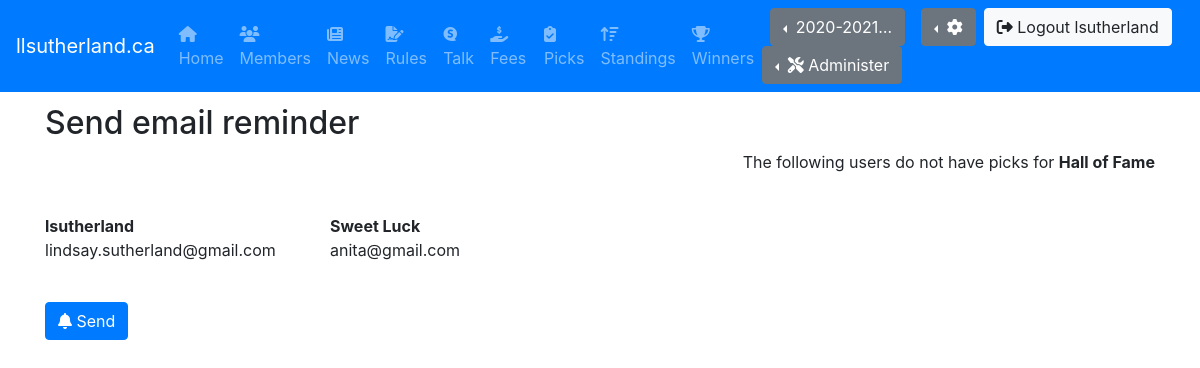
Page /email_reminder (signed in) on the committed database.
### pool/models.py (models this page shows, shortened)
class Season(models.Model):
    name = models.CharField(max_length=50, blank=False, null=False)
    effective_date = models.DateField(blank=False, null=False)
    effective_end_date = models.DateField(blank=False, null=False)
    is_active = models.BooleanField(default=True)

class CustomUser(AbstractUser):
    US_EST = 'US/Eastern'
    TZS = [
        ('US/Alaska', 'US/Alaska'),
        ('US/Arizona','US/Arizona'),
        ('US/Central','US/Central'),
        (US_EST,'US/Eastern'),
        ('US/Hawaii','US/Hawaii'),
        ('US/Mountain','US/Mountain'),
        ('US/Pacific','US/Pacific'),
        ('Europe/Amsterdam','Europe/Amsterdam'),
        ('Europe/Athens','Europe/Athens'),
        ('Europe/Belgrade','Europe/Belgrade'),
        ('Europe/Berlin','Europe/Berlin'),
        ('Europe/Brussels','Europe/Brussels'),
        ('Europe/Bucharest','Europe/Bucharest'),
        ('Europe/Budapest','Europe/Budapest'),
        ('Europe/Copenhagen','Europe/Copenhagen'),
        ('Europe/Dublin','Europe/Dublin'),
        ('Europe/Gibraltar','Europe/Gibraltar'),
        ('Europe/Helsinki','Europe/Helsinki'),
        ('Europe/Istanbul','Europe/Istanbul'),
        ('Europe/Kiev','Europe/Kiev'),
        ('Europe/Lisbon','Europe/Lisbon'),
        ('Europe/London','Europe/London'),
        ('Europe/Luxembourg','Europe/Luxembourg'),
        ('Europe/Madrid','Europe/Madrid'),
        ('Europe/Malta','Europe/Malta'),
        ('Europe/Moscow','Europe/Moscow'),
        ('Europe/Oslo','Europe/Oslo'),
        ('Europe/Paris','Europe/Paris'),
        ('Europe/Prague','Europe/Prague'),
        ('Europe/Rome','Europe/Rome'),
        ('Europe/Sarajevo','Europe/Sarajevo'),
        ('Europe/Stockholm','Europe/Stockholm'),
        ('Europe/Vienna','Europe/Vienna'),
        ('Europe/Volgograd','Europe/Volgograd'),
        ('Europe/Warsaw','Europe/Warsaw'),
        ('Europe/Zurich','Europe/Zurich')
    ]
    username_validator = MyValidator()
    username = models.CharField(
        _('username'),
        max_length=150,
        unique=True,
        help_text=_('Required. 150 characters or fewer. Names and numbers only.'),
        validators=[username_validator],
            error_messages={
            'unique': _("A user with that username already exists."),
        },
    )
    mobile = models.CharField(max_length=20, blank=True, null=True)
    image = models.ImageField(upload_to='profile_image', blank=True, null=True)
    favorite_team = models.ForeignKey(Team, on_delete=models.CASCADE, blank=True, null=True)
    timezone = models.CharField(max_length=50, blank=False, null=False, default=US_EST, choices=TZS)

class Week(models.Model):
    name = models.CharField(max_length=50, blank=False, null=False)
    effective_date = models.DateField(blank=False, null=False)
    effective_end_date = models.DateField(blank=False, null=False)
    is_active = models.BooleanField(default=False)
    week_type = models.ForeignKey(WeekType, on_delete=models.CASCADE, null=False)
    season = models.ForeignKey(Season, on_delete=models.CASCADE, null=False)

### pool/views.py (the view)
# urls.py: path('email_reminder', EmailReminder.as_view(), name='email_reminder'),
class EmailReminder(LoginRequiredMixin, TemplateView):
    template_name = 'email_reminder.html'
    def get(self, request):
        args = get_current(request)
        users = get_users_no_picks(request)
        args.update({'template_name' : self.template_name})
        args.update({'users' : users})
        return render(request, self.template_name, args)

### pool/views.py (called while the page is built)
def get_users_no_picks(request):
    args = get_current(request)
    current_week = args.get('current_week')
    picks = Pick.objects.prefetch_related('game_id__week_id').filter(game_id__week_id = current_week.id, pick_type_id = 1)
    users = set()
    for p in picks:
        users.add(p.user)
    return users

def get_current(request):
    current_season = None
    current_week = None
    seasons = []
    prefs = None
    request.session['django_timezone'] = request.user.timezone
    try:
        current_season = get_current_season(request)
        current_week = get_current_week(request)
        seasons = get_seasons()
        prefs = get_preferences(request)
    except Exception as e:
        print(e)
    return {
        'preferences' : prefs,
        'current_season': current_season,
        'current_week' : current_week,
        'seasons' : seasons
    }

def get_preferences(request):
    return Preferences.objects.get(user_id = request.user.id)

def get_seasons():
    return Season.objects.order_by('-effective_date')

def get_current_season(request):
    active_season = Season.objects.get(is_active=True)
    current_season_id = request.session['current_season_id']
    if not active_season.id == current_season_id:
        request.session['current_season_id'] = active_season.id
        return Season.objects.get(id=active_season.id)
    else:
        return Season.objects.get(id=current_season_id)

def get_current_week(request):
    active_week = Week.objects.get(is_active=True)
    current_week_id = request.session['current_week_id']
    if not active_week.id == current_week_id:
        request.session['current_week_id'] = active_week.id
        request.session['current_week_type_id'] = active_week.week_type.id
        return Week.objects.get(id=active_week.id)
    else:
        return Week.objects.get(id=current_week_id)

### utils/season_helper.py (called while the page is built)
def get_now():
    return timezone.now()

### pool/templates/email_reminder.html (shortened to what this page needs)
{% extends 'base.html' %}
{% block body %}
{% include "page_title.html" with name="Send email reminder" %}
<p class="text-right">The following users do not have picks for <strong>{{current_week.name}}</strong></p>
<br/>
{% if users %}
    <div class="row">
    {% for item in users %}
        <div class="col-lg-3 col-sm-6 col-xs-12">
            <strong>{{item.username}}</strong><p>{{item.email}}</p>
        </div>
    {% endfor %}
    </div>
    <br/>
    {% if request.user.favorite_team %}
        <a href="{% url 'send_email_reminder' %}" class="btn btn-primary" style="background-color:{{user.favorite_team.color_03}};color:{{user.favorite_team.color_01}};border-color:{{user.favorite_team.color_01}}" href="{% url 'email_reminder' %}"><i class="fas fa-bell"></i>  Send</a>
    {% else %}
        <a href="{% url 'send_email_reminder' %}" class="btn btn-primary" href="{% url 'email_reminder' %}"><i class="fas fa-bell"></i>  Send</a>
    {% endif %}
{% else %}
    <div class="row">
        <div class="col-12">
            <div class="alert alert-warning"><span style="font-style:italic;"><i class="fas fa-bell"></i>  All Users have made their picks this week</span></div>
        </div>
    </div>
{% endif %}
{% endblock %}

### pool/templates/nav/no-fav-team.html (shortened to what this page needs)
<nav class="navbar navbar-expand-md navbar-dark fixed-top bg-primary">
        <a class="navbar-brand" href="#">llsutherland.ca</a>
        <div class="collapse navbar-collapse" id="navbarCollapse">
            <ul class="navbar-nav mr-auto">
                <li class="nav-item">
                    <a class="nav-link {% if request.resolver_match.url_name == "home" %}active{% endif %}" href="{% url 'home'  %}"><i class="fas fa-home"></i> Home</a>
                </li>
                <li class="nav-item">
                    <a class="nav-link {% if request.resolver_match.url_name == "members" %}active{% endif %}" href="{% url 'members'  %}"><i class="fas fa-users"></i> Members</a>
                </li>
                <li class="nav-item">
                    <a class="nav-link {% if request.resolver_match.url_name == "news" %}active{% endif %}" href="{% url 'news'  %}"><i class="fas fa-newspaper"></i> News</a>
                </li>
                <li class="nav-item">
                    <a class="nav-link {% if request.resolver_match.url_name == "rules" %}active{% endif %}" href="{% url 'rules'  %}"><i class="fas fa-file-signature"></i> Rules</a>
                </li>
                <li class="nav-item">
                    <a class="nav-link {% if request.resolver_match.url_name == "talk" %}active{% endif %}" href="{% url 'talk'  %}"><i class="fab fa-speakap"></i> Talk</a>
                </li>
                <li class="nav-item">
                    <a class="nav-link {% if request.resolver_match.url_name == "fees" %}active{% endif %}" href="{% url 'fees'  %}"><i class="fas fa-hand-holding-usd"></i> Fees</a>
                </li>
                <li class="nav-item">
                    <a class="nav-link {% if request.resolver_match.url_name == "picks" %}active{% endif %}" href="{% url 'picks' %}"><i class="fas fa-clipboard-check"></i> Picks</a>
                </li>
                <li class="nav-item">
                    <a class="nav-link {% if request.resolver_match.url_name == "standings" %}active{% endif %}" href="{% url 'standings'%}""><i class="fas fa-sort-amount-up"></i> Standings</a>
                </li>
                <li class="nav-item">
                    <a class="nav-link {% if request.resolver_match.url_name == "winners" %}active{% endif %}" href="{% url 'winners'  %}"><i class="fas fa-trophy"></i> Winners</a>
                </li>
            </ul>
            <form class="form-inline mt-2 mt-md-0">
                <div class="dropdown dropleft pl-2 pr-2">
                {% if current_season %}
                    <a class="btn btn-secondary dropdown-toggle" href="#" role="button" id="dropdownSeason" data-toggle="dropdown" aria-haspopup="true" aria-expanded="false">
                        {{current_season.name | truncatechars:10}}
                    </a>
                {% endif %}
                </div>
                <div class="dropdown dropleft pl-2 pr-2">
                    <a class="btn btn-secondary dropdown-toggle" href="#" role="button" id="dropdownProfile" data-toggle="dropdown" aria-haspopup="true" aria-expanded="false">
                        <i class="fas fa-cog"></i>
                    </a>
                </div>
                <a class="btn btn-light mr-2 my-2 my-sm-0" href="{% url 'logout' %}"><i class="fas fa-sign-out-alt"></i> Logout {{user.username}}</a>
                {% if user.is_staff %}
                    <div class="dropdown dropleft">
                        <button class="btn btn-secondary dropdown-toggle" type="button" id="dropdownMenuButton" data-toggle="dropdown" aria-haspopup="true" aria-expanded="false">
                            <i class="fas fa-tools"></i> Administer
                        </button>
                    </div>
                {% endif %}
            </form>
        </div>
    </nav>

### rows in the picture
Season: name "2020-2021…"
CustomUser: username "lsutherland", email "lindsay.sutherland@gmail.com"
Week: name "Hall of Fame"
CustomUser: username "Sweet Luck", email "anita@gmail.com"

### other values in the picture
{{ name }} "Send email reminder"
